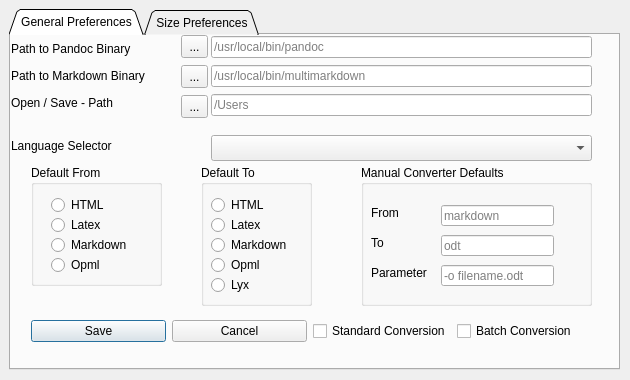
<?xml version="1.0" encoding="UTF-8"?>
<ui version="4.0">
 <class>DialogPreferences</class>
 <widget class="QDialog" name="DialogPreferences">
  <property name="geometry">
   <rect>
    <x>0</x>
    <y>0</y>
    <width>630</width>
    <height>380</height>
   </rect>
  </property>
  <property name="minimumSize">
   <size>
    <width>630</width>
    <height>380</height>
   </size>
  </property>
  <property name="maximumSize">
   <size>
    <width>630</width>
    <height>380</height>
   </size>
  </property>
  <property name="windowTitle">
   <string>Preferences</string>
  </property>
  <widget class="QTabWidget" name="tabWidget">
   <property name="geometry">
    <rect>
     <x>9</x>
     <y>9</y>
     <width>611</width>
     <height>361</height>
    </rect>
   </property>
   <property name="tabShape">
    <enum>QTabWidget::Triangular</enum>
   </property>
   <property name="currentIndex">
    <number>0</number>
   </property>
   <widget class="QWidget" name="tab_standard_pref">
    <property name="focusPolicy">
     <enum>Qt::TabFocus</enum>
    </property>
    <property name="accessibleName">
     <string>General Preferences</string>
    </property>
    <attribute name="title">
     <string>General Preferences</string>
    </attribute>
    <widget class="QGroupBox" name="groupBox">
     <property name="geometry">
      <rect>
       <x>350</x>
       <y>130</y>
       <width>231</width>
       <height>141</height>
      </rect>
     </property>
     <property name="title">
      <string>Manual Converter Defaults</string>
     </property>
     <widget class="QLineEdit" name="XtraParameter">
      <property name="geometry">
       <rect>
        <x>80</x>
        <y>100</y>
        <width>113</width>
        <height>21</height>
       </rect>
      </property>
      <property name="placeholderText">
       <string>-o filename.odt</string>
      </property>
     </widget>
     <widget class="QLineEdit" name="FromParameter">
      <property name="geometry">
       <rect>
        <x>80</x>
        <y>40</y>
        <width>113</width>
        <height>21</height>
       </rect>
      </property>
      <property name="placeholderText">
       <string>markdown</string>
      </property>
     </widget>
     <widget class="QLineEdit" name="ToParameter">
      <property name="geometry">
       <rect>
        <x>80</x>
        <y>70</y>
        <width>113</width>
        <height>21</height>
       </rect>
      </property>
      <property name="placeholderText">
       <string>odt</string>
      </property>
     </widget>
     <widget class="QLabel" name="label_FromParameter">
      <property name="geometry">
       <rect>
        <x>10</x>
        <y>40</y>
        <width>41</width>
        <height>16</height>
       </rect>
      </property>
      <property name="text">
       <string>From</string>
      </property>
     </widget>
     <widget class="QLabel" name="label_ToParameter">
      <property name="geometry">
       <rect>
        <x>10</x>
        <y>70</y>
        <width>31</width>
        <height>16</height>
       </rect>
      </property>
      <property name="text">
       <string>To</string>
      </property>
     </widget>
     <widget class="QLabel" name="label_Parameter">
      <property name="geometry">
       <rect>
        <x>10</x>
        <y>100</y>
        <width>62</width>
        <height>16</height>
       </rect>
      </property>
      <property name="text">
       <string>Parameter</string>
      </property>
     </widget>
    </widget>
    <widget class="QGroupBox" name="BoxToFormat">
     <property name="geometry">
      <rect>
       <x>190</x>
       <y>130</y>
       <width>111</width>
       <height>141</height>
      </rect>
     </property>
     <property name="title">
      <string>Default To</string>
     </property>
     <widget class="QRadioButton" name="ButtonToHtml">
      <property name="geometry">
       <rect>
        <x>10</x>
        <y>30</y>
        <width>102</width>
        <height>20</height>
       </rect>
      </property>
      <property name="text">
       <string>HTML</string>
      </property>
     </widget>
     <widget class="QRadioButton" name="ButtonToLatex">
      <property name="geometry">
       <rect>
        <x>10</x>
        <y>50</y>
        <width>102</width>
        <height>20</height>
       </rect>
      </property>
      <property name="text">
       <string>Latex</string>
      </property>
     </widget>
     <widget class="QRadioButton" name="ButtonToMarkdown">
      <property name="geometry">
       <rect>
        <x>10</x>
        <y>70</y>
        <width>102</width>
        <height>20</height>
       </rect>
      </property>
      <property name="text">
       <string>Markdown</string>
      </property>
     </widget>
     <widget class="QRadioButton" name="ButtonToOpml">
      <property name="geometry">
       <rect>
        <x>10</x>
        <y>90</y>
        <width>102</width>
        <height>20</height>
       </rect>
      </property>
      <property name="text">
       <string>Opml</string>
      </property>
     </widget>
     <widget class="QRadioButton" name="ButtonToLyx">
      <property name="geometry">
       <rect>
        <x>10</x>
        <y>110</y>
        <width>102</width>
        <height>20</height>
       </rect>
      </property>
      <property name="text">
       <string>Lyx</string>
      </property>
     </widget>
    </widget>
    <widget class="QToolButton" name="ButtonPandocPath">
     <property name="geometry">
      <rect>
       <x>170</x>
       <y>0</y>
       <width>27</width>
       <height>23</height>
      </rect>
     </property>
     <property name="text">
      <string>...</string>
     </property>
    </widget>
    <widget class="QWidget" name="layoutWidget">
     <property name="geometry">
      <rect>
       <x>200</x>
       <y>0</y>
       <width>381</width>
       <height>85</height>
      </rect>
     </property>
     <layout class="QVBoxLayout" name="verticalLayout">
      <item>
       <widget class="QLineEdit" name="Pandoc_Path">
        <property name="text">
         <string/>
        </property>
        <property name="placeholderText">
         <string>/usr/local/bin/pandoc</string>
        </property>
       </widget>
      </item>
      <item>
       <widget class="QLineEdit" name="Markdown_Path">
        <property name="text">
         <string/>
        </property>
        <property name="placeholderText">
         <string>/usr/local/bin/multimarkdown</string>
        </property>
       </widget>
      </item>
      <item>
       <widget class="QLineEdit" name="Dialog_Path">
        <property name="placeholderText">
         <string>/Users</string>
        </property>
       </widget>
      </item>
     </layout>
    </widget>
    <widget class="QGroupBox" name="BoxFromFormat">
     <property name="geometry">
      <rect>
       <x>20</x>
       <y>130</y>
       <width>131</width>
       <height>121</height>
      </rect>
     </property>
     <property name="title">
      <string>Default From</string>
     </property>
     <widget class="QRadioButton" name="ButtonFromHtml">
      <property name="geometry">
       <rect>
        <x>20</x>
        <y>30</y>
        <width>102</width>
        <height>20</height>
       </rect>
      </property>
      <property name="text">
       <string>HTML</string>
      </property>
     </widget>
     <widget class="QRadioButton" name="ButtonFromLatex">
      <property name="geometry">
       <rect>
        <x>20</x>
        <y>50</y>
        <width>102</width>
        <height>20</height>
       </rect>
      </property>
      <property name="text">
       <string>Latex</string>
      </property>
     </widget>
     <widget class="QRadioButton" name="ButtonFromMarkdown">
      <property name="geometry">
       <rect>
        <x>20</x>
        <y>70</y>
        <width>102</width>
        <height>20</height>
       </rect>
      </property>
      <property name="text">
       <string>Markdown</string>
      </property>
     </widget>
     <widget class="QRadioButton" name="ButtonFromOpml">
      <property name="geometry">
       <rect>
        <x>20</x>
        <y>90</y>
        <width>102</width>
        <height>20</height>
       </rect>
      </property>
      <property name="text">
       <string>Opml</string>
      </property>
     </widget>
    </widget>
    <widget class="QWidget" name="layoutWidget_2">
     <property name="geometry">
      <rect>
       <x>20</x>
       <y>280</y>
       <width>561</width>
       <height>32</height>
      </rect>
     </property>
     <layout class="QHBoxLayout" name="horizontalLayout">
      <item>
       <widget class="QPushButton" name="ButtonSave">
        <property name="text">
         <string>Save</string>
        </property>
       </widget>
      </item>
      <item>
       <widget class="QPushButton" name="ButtonCancel">
        <property name="text">
         <string>Cancel</string>
        </property>
       </widget>
      </item>
      <item>
       <widget class="QCheckBox" name="StandardConversion">
        <property name="text">
         <string>Standard Conversion</string>
        </property>
        <property name="checked">
         <bool>false</bool>
        </property>
       </widget>
      </item>
      <item>
       <widget class="QCheckBox" name="BatchConversion">
        <property name="text">
         <string>Batch Conversion</string>
        </property>
       </widget>
      </item>
     </layout>
    </widget>
    <widget class="QLabel" name="label_LanguageSelector">
     <property name="geometry">
      <rect>
       <x>0</x>
       <y>100</y>
       <width>161</width>
       <height>21</height>
      </rect>
     </property>
     <property name="text">
      <string>Language Selector</string>
     </property>
    </widget>
    <widget class="QToolButton" name="ButtonOpenSavePath">
     <property name="geometry">
      <rect>
       <x>170</x>
       <y>60</y>
       <width>27</width>
       <height>23</height>
      </rect>
     </property>
     <property name="text">
      <string>...</string>
     </property>
    </widget>
    <widget class="QToolButton" name="ButtonMarkdownPath">
     <property name="geometry">
      <rect>
       <x>170</x>
       <y>30</y>
       <width>27</width>
       <height>23</height>
      </rect>
     </property>
     <property name="text">
      <string>...</string>
     </property>
    </widget>
    <widget class="QWidget" name="layoutWidget_3">
     <property name="geometry">
      <rect>
       <x>0</x>
       <y>0</y>
       <width>159</width>
       <height>81</height>
      </rect>
     </property>
     <layout class="QVBoxLayout" name="verticalLayout_2">
      <item>
       <widget class="QLabel" name="label_Pandoc_Path">
        <property name="text">
         <string>Path to Pandoc Binary</string>
        </property>
       </widget>
      </item>
      <item>
       <widget class="QLabel" name="label_Markdown_Path">
        <property name="sizePolicy">
         <sizepolicy hsizetype="Fixed" vsizetype="Fixed">
          <horstretch>0</horstretch>
          <verstretch>0</verstretch>
         </sizepolicy>
        </property>
        <property name="text">
         <string>Path to Markdown Binary</string>
        </property>
       </widget>
      </item>
      <item>
       <widget class="QLabel" name="label_Dialog_Path">
        <property name="text">
         <string>Open / Save - Path</string>
        </property>
       </widget>
      </item>
     </layout>
    </widget>
    <widget class="QComboBox" name="comboBoxLanguageSelector">
     <property name="geometry">
      <rect>
       <x>200</x>
       <y>100</y>
       <width>381</width>
       <height>26</height>
      </rect>
     </property>
     <property name="editable">
      <bool>false</bool>
     </property>
     <property name="currentText">
      <string notr="true"/>
     </property>
     <property name="currentIndex">
      <number>-1</number>
     </property>
    </widget>
   </widget>
   <widget class="QWidget" name="tab_size_pref">
    <attribute name="title">
     <string>Size Preferences</string>
    </attribute>
    <widget class="QPushButton" name="ButtonSave_2">
     <property name="geometry">
      <rect>
       <x>0</x>
       <y>300</y>
       <width>131</width>
       <height>32</height>
      </rect>
     </property>
     <property name="text">
      <string>Save</string>
     </property>
    </widget>
    <widget class="QPushButton" name="ButtonCancel_2">
     <property name="geometry">
      <rect>
       <x>140</x>
       <y>300</y>
       <width>130</width>
       <height>32</height>
      </rect>
     </property>
     <property name="text">
      <string>Cancel</string>
     </property>
    </widget>
    <widget class="QGroupBox" name="BoxSaveSize">
     <property name="geometry">
      <rect>
       <x>10</x>
       <y>20</y>
       <width>221</width>
       <height>141</height>
      </rect>
     </property>
     <property name="title">
      <string>Save Size</string>
     </property>
     <widget class="QCheckBox" name="Window_Size">
      <property name="geometry">
       <rect>
        <x>10</x>
        <y>40</y>
        <width>191</width>
        <height>20</height>
       </rect>
      </property>
      <property name="accessibleName">
       <string/>
      </property>
      <property name="text">
       <string>Size of Main Window</string>
      </property>
     </widget>
     <widget class="QCheckBox" name="Dock_Size">
      <property name="geometry">
       <rect>
        <x>10</x>
        <y>70</y>
        <width>181</width>
        <height>20</height>
       </rect>
      </property>
      <property name="text">
       <string>Size of Dock Window</string>
      </property>
     </widget>
     <widget class="QCheckBox" name="Dialog_Size">
      <property name="geometry">
       <rect>
        <x>10</x>
        <y>100</y>
        <width>181</width>
        <height>20</height>
       </rect>
      </property>
      <property name="text">
       <string>Size of Dialog Window</string>
      </property>
     </widget>
    </widget>
   </widget>
  </widget>
 </widget>
 <resources/>
 <connections/>
</ui>
